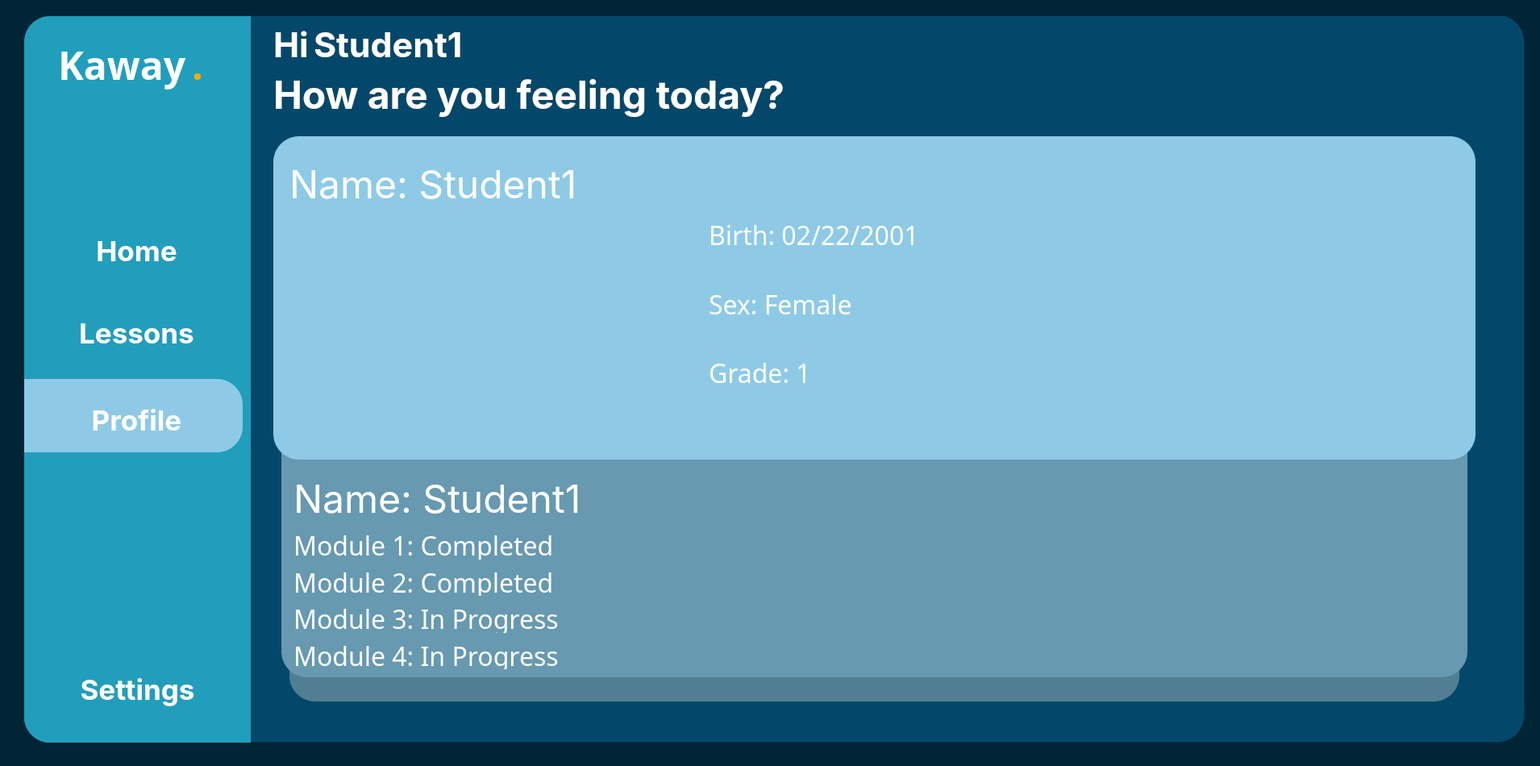
<?xml version="1.0" encoding="UTF-8"?>
<ui version="4.0">
 <class>MainWindow</class>
 <widget class="QMainWindow" name="MainWindow">
  <property name="geometry">
   <rect>
    <x>0</x>
    <y>0</y>
    <width>1910</width>
    <height>950</height>
   </rect>
  </property>
  <property name="windowTitle">
   <string>MainWindow</string>
  </property>
  <property name="styleSheet">
   <string notr="true">
background-color: rgb(1, 37, 55);</string>
  </property>
  <widget class="QWidget" name="centralwidget">
   <widget class="QWidget" name="MainBar" native="true">
    <property name="geometry">
     <rect>
      <x>30</x>
      <y>20</y>
      <width>1861</width>
      <height>901</height>
     </rect>
    </property>
    <property name="styleSheet">
     <string notr="true"/>
    </property>
    <widget class="QWidget" name="SideTab" native="true">
     <property name="geometry">
      <rect>
       <x>0</x>
       <y>0</y>
       <width>281</width>
       <height>961</height>
      </rect>
     </property>
     <widget class="QFrame" name="SideTabFrame">
      <property name="geometry">
       <rect>
        <x>0</x>
        <y>0</y>
        <width>291</width>
        <height>901</height>
       </rect>
      </property>
      <property name="styleSheet">
       <string notr="true">background-color: rgb(33, 158, 188);
border-top-left-radius: 32px;
border-bottom-left-radius: 32px;</string>
      </property>
      <property name="frameShape">
       <enum>QFrame::StyledPanel</enum>
      </property>
      <property name="frameShadow">
       <enum>QFrame::Raised</enum>
      </property>
      <widget class="QPushButton" name="Lessons">
       <property name="geometry">
        <rect>
         <x>0</x>
         <y>372</y>
         <width>279</width>
         <height>42</height>
        </rect>
       </property>
       <property name="font">
        <font>
         <family>Inter</family>
         <pointsize>26</pointsize>
         <bold>true</bold>
        </font>
       </property>
       <property name="styleSheet">
        <string notr="true">color:rgb(255, 255, 255);
background-color: rgba(255, 255, 255, 0);</string>
       </property>
       <property name="text">
        <string>Lessons</string>
       </property>
       <property name="icon">
        <iconset>
         <normaloff>../linear/note-2.svg</normaloff>../linear/note-2.svg</iconset>
       </property>
       <property name="iconSize">
        <size>
         <width>40</width>
         <height>40</height>
        </size>
       </property>
      </widget>
      <widget class="QFrame" name="frame">
       <property name="geometry">
        <rect>
         <x>0</x>
         <y>450</y>
         <width>271</width>
         <height>91</height>
        </rect>
       </property>
       <property name="styleSheet">
        <string notr="true">background-color: rgb(142, 202, 230);
border-top-left-radius: 0px;
border-bottom-left-radius: 0px;
border-top-right-radius: 32px;
border-bottom-right-radius: 32px;</string>
       </property>
       <property name="frameShape">
        <enum>QFrame::StyledPanel</enum>
       </property>
       <property name="frameShadow">
        <enum>QFrame::Raised</enum>
       </property>
      </widget>
      <widget class="QWidget" name="verticalLayoutWidget">
       <property name="geometry">
        <rect>
         <x>0</x>
         <y>770</y>
         <width>281</width>
         <height>131</height>
        </rect>
       </property>
       <layout class="QVBoxLayout" name="verticalLayout">
        <item>
         <widget class="QPushButton" name="Settings">
          <property name="font">
           <font>
            <family>Inter</family>
            <pointsize>26</pointsize>
            <bold>true</bold>
           </font>
          </property>
          <property name="styleSheet">
           <string notr="true">color:rgb(255, 255, 255)</string>
          </property>
          <property name="text">
           <string>Settings</string>
          </property>
          <property name="icon">
           <iconset>
            <normaloff>../linear/setting-3.svg</normaloff>../linear/setting-3.svg</iconset>
          </property>
          <property name="iconSize">
           <size>
            <width>35</width>
            <height>35</height>
           </size>
          </property>
         </widget>
        </item>
       </layout>
      </widget>
      <widget class="QWidget" name="horizontalLayoutWidget">
       <property name="geometry">
        <rect>
         <x>42</x>
         <y>20</y>
         <width>241</width>
         <height>80</height>
        </rect>
       </property>
       <layout class="QHBoxLayout" name="horizontalLayout">
        <item>
         <widget class="QLabel" name="Kaway">
          <property name="font">
           <font>
            <family>Poppins</family>
            <pointsize>36</pointsize>
            <bold>true</bold>
           </font>
          </property>
          <property name="styleSheet">
           <string notr="true">color:rgb(255, 255, 255)</string>
          </property>
          <property name="text">
           <string>Kaway</string>
          </property>
         </widget>
        </item>
        <item>
         <widget class="QLabel" name="Dot">
          <property name="font">
           <font>
            <family>Poppins</family>
            <pointsize>36</pointsize>
            <bold>true</bold>
           </font>
          </property>
          <property name="styleSheet">
           <string notr="true">color: rgb(255, 170, 0);</string>
          </property>
          <property name="text">
           <string>.</string>
          </property>
         </widget>
        </item>
       </layout>
      </widget>
      <widget class="QPushButton" name="Profile">
       <property name="geometry">
        <rect>
         <x>0</x>
         <y>480</y>
         <width>279</width>
         <height>42</height>
        </rect>
       </property>
       <property name="font">
        <font>
         <family>Inter</family>
         <pointsize>26</pointsize>
         <bold>true</bold>
        </font>
       </property>
       <property name="styleSheet">
        <string notr="true">color:rgb(255, 255, 255);
background-color: rgba(255, 255, 255, 0)</string>
       </property>
       <property name="text">
        <string>Profile</string>
       </property>
       <property name="icon">
        <iconset>
         <normaloff>../linear/user-square.svg</normaloff>../linear/user-square.svg</iconset>
       </property>
       <property name="iconSize">
        <size>
         <width>35</width>
         <height>35</height>
        </size>
       </property>
      </widget>
      <widget class="QPushButton" name="Home">
       <property name="geometry">
        <rect>
         <x>0</x>
         <y>270</y>
         <width>279</width>
         <height>42</height>
        </rect>
       </property>
       <property name="font">
        <font>
         <family>Inter</family>
         <pointsize>26</pointsize>
         <bold>true</bold>
        </font>
       </property>
       <property name="layoutDirection">
        <enum>Qt::LeftToRight</enum>
       </property>
       <property name="autoFillBackground">
        <bool>false</bool>
       </property>
       <property name="styleSheet">
        <string notr="true">color:rgb(255, 255, 255);
background-color: rgba(255, 255, 255, 0)</string>
       </property>
       <property name="text">
        <string>Home</string>
       </property>
       <property name="icon">
        <iconset>
         <normaloff>../linear/element-3.png</normaloff>../linear/element-3.png</iconset>
       </property>
       <property name="iconSize">
        <size>
         <width>30</width>
         <height>30</height>
        </size>
       </property>
      </widget>
      <zorder>frame</zorder>
      <zorder>Lessons</zorder>
      <zorder>verticalLayoutWidget</zorder>
      <zorder>horizontalLayoutWidget</zorder>
      <zorder>Profile</zorder>
      <zorder>Home</zorder>
     </widget>
    </widget>
    <widget class="QWidget" name="RightContainer" native="true">
     <property name="geometry">
      <rect>
       <x>279</x>
       <y>-1</y>
       <width>1581</width>
       <height>901</height>
      </rect>
     </property>
     <widget class="QFrame" name="mainframe">
      <property name="geometry">
       <rect>
        <x>0</x>
        <y>0</y>
        <width>1581</width>
        <height>901</height>
       </rect>
      </property>
      <property name="styleSheet">
       <string notr="true">background-color: rgb(3, 72, 106);
border-top-right-radius: 32px;
border-bottom-right-radius: 32px;</string>
      </property>
      <property name="frameShape">
       <enum>QFrame::StyledPanel</enum>
      </property>
      <property name="frameShadow">
       <enum>QFrame::Raised</enum>
      </property>
      <widget class="QFrame" name="MidFrame_3">
       <property name="geometry">
        <rect>
         <x>40</x>
         <y>250</y>
         <width>1471</width>
         <height>571</height>
        </rect>
       </property>
       <property name="styleSheet">
        <string notr="true">background-color: rgb(103, 153, 176);
border-radius: 32px</string>
       </property>
       <property name="frameShape">
        <enum>QFrame::StyledPanel</enum>
       </property>
       <property name="frameShadow">
        <enum>QFrame::Raised</enum>
       </property>
       <widget class="QWidget" name="verticalLayoutWidget_4">
        <property name="geometry">
         <rect>
          <x>15</x>
          <y>320</y>
          <width>1011</width>
          <height>241</height>
         </rect>
        </property>
        <layout class="QVBoxLayout" name="verticalLayout_4">
         <item>
          <widget class="QPushButton" name="pushButton_2">
           <property name="font">
            <font>
             <family>Inter</family>
             <pointsize>36</pointsize>
            </font>
           </property>
           <property name="styleSheet">
            <string notr="true">color: rgb(255, 255, 255);
text-align:left;</string>
           </property>
           <property name="text">
            <string>Name: Student1</string>
           </property>
          </widget>
         </item>
         <item>
          <layout class="QVBoxLayout" name="verticalLayout_5">
           <item>
            <widget class="QLabel" name="AnswerText_8">
             <property name="font">
              <font>
               <family>HoloLens MDL2 Assets</family>
               <pointsize>24</pointsize>
               <bold>false</bold>
              </font>
             </property>
             <property name="styleSheet">
              <string notr="true">color: rgb(255, 255, 255);</string>
             </property>
             <property name="text">
              <string>Module 1: Completed</string>
             </property>
             <property name="alignment">
              <set>Qt::AlignLeading|Qt::AlignLeft|Qt::AlignTop</set>
             </property>
             <property name="wordWrap">
              <bool>true</bool>
             </property>
            </widget>
           </item>
           <item>
            <widget class="QLabel" name="AnswerText_9">
             <property name="font">
              <font>
               <family>HoloLens MDL2 Assets</family>
               <pointsize>24</pointsize>
               <bold>false</bold>
              </font>
             </property>
             <property name="styleSheet">
              <string notr="true">color: rgb(255, 255, 255);</string>
             </property>
             <property name="text">
              <string>Module 2: Completed</string>
             </property>
             <property name="alignment">
              <set>Qt::AlignLeading|Qt::AlignLeft|Qt::AlignTop</set>
             </property>
             <property name="wordWrap">
              <bool>true</bool>
             </property>
            </widget>
           </item>
           <item>
            <widget class="QLabel" name="AnswerText_10">
             <property name="font">
              <font>
               <family>HoloLens MDL2 Assets</family>
               <pointsize>24</pointsize>
               <bold>false</bold>
              </font>
             </property>
             <property name="styleSheet">
              <string notr="true">color: rgb(255, 255, 255);</string>
             </property>
             <property name="text">
              <string>Module 3: In Progress</string>
             </property>
             <property name="alignment">
              <set>Qt::AlignLeading|Qt::AlignLeft|Qt::AlignTop</set>
             </property>
             <property name="wordWrap">
              <bool>true</bool>
             </property>
            </widget>
           </item>
           <item>
            <widget class="QLabel" name="AnswerText_11">
             <property name="font">
              <font>
               <family>HoloLens MDL2 Assets</family>
               <pointsize>24</pointsize>
               <bold>false</bold>
              </font>
             </property>
             <property name="styleSheet">
              <string notr="true">color: rgb(255, 255, 255);</string>
             </property>
             <property name="text">
              <string>Module 4: In Progress</string>
             </property>
             <property name="alignment">
              <set>Qt::AlignLeading|Qt::AlignLeft|Qt::AlignTop</set>
             </property>
             <property name="wordWrap">
              <bool>true</bool>
             </property>
            </widget>
           </item>
          </layout>
         </item>
        </layout>
       </widget>
      </widget>
      <widget class="QFrame" name="UpperFrame_3">
       <property name="geometry">
        <rect>
         <x>30</x>
         <y>150</y>
         <width>1491</width>
         <height>401</height>
        </rect>
       </property>
       <property name="styleSheet">
        <string notr="true">background-color: rgb(142, 202, 230);
border-radius: 32px
</string>
       </property>
       <property name="frameShape">
        <enum>QFrame::StyledPanel</enum>
       </property>
       <property name="frameShadow">
        <enum>QFrame::Raised</enum>
       </property>
       <widget class="QWidget" name="verticalLayoutWidget_2">
        <property name="geometry">
         <rect>
          <x>20</x>
          <y>30</y>
          <width>471</width>
          <height>361</height>
         </rect>
        </property>
        <layout class="QVBoxLayout" name="verticalLayout_2">
         <item>
          <widget class="QPushButton" name="pushButton">
           <property name="font">
            <font>
             <family>Inter</family>
             <pointsize>36</pointsize>
            </font>
           </property>
           <property name="styleSheet">
            <string notr="true">color: rgb(255, 255, 255);
text-align:left;</string>
           </property>
           <property name="text">
            <string>Name: Student1</string>
           </property>
          </widget>
         </item>
         <item>
          <widget class="QLabel" name="GIF">
           <property name="styleSheet">
            <string notr="true"/>
           </property>
           <property name="text">
            <string/>
           </property>
           <property name="pixmap">
            <pixmap>../linear/check.png</pixmap>
           </property>
           <property name="scaledContents">
            <bool>true</bool>
           </property>
          </widget>
         </item>
        </layout>
       </widget>
       <widget class="QWidget" name="verticalLayoutWidget_3">
        <property name="geometry">
         <rect>
          <x>540</x>
          <y>100</y>
          <width>531</width>
          <height>251</height>
         </rect>
        </property>
        <layout class="QVBoxLayout" name="verticalLayout_3">
         <item>
          <widget class="QLabel" name="AnswerText_5">
           <property name="font">
            <font>
             <family>HoloLens MDL2 Assets</family>
             <pointsize>24</pointsize>
             <bold>false</bold>
            </font>
           </property>
           <property name="styleSheet">
            <string notr="true">color: rgb(255, 255, 255);</string>
           </property>
           <property name="text">
            <string>Birth: 02/22/2001</string>
           </property>
           <property name="alignment">
            <set>Qt::AlignLeading|Qt::AlignLeft|Qt::AlignTop</set>
           </property>
           <property name="wordWrap">
            <bool>true</bool>
           </property>
          </widget>
         </item>
         <item>
          <widget class="QLabel" name="AnswerText_6">
           <property name="font">
            <font>
             <family>HoloLens MDL2 Assets</family>
             <pointsize>24</pointsize>
             <bold>false</bold>
            </font>
           </property>
           <property name="styleSheet">
            <string notr="true">color: rgb(255, 255, 255);</string>
           </property>
           <property name="text">
            <string>Sex: Female</string>
           </property>
           <property name="alignment">
            <set>Qt::AlignLeading|Qt::AlignLeft|Qt::AlignTop</set>
           </property>
           <property name="wordWrap">
            <bool>true</bool>
           </property>
          </widget>
         </item>
         <item>
          <widget class="QLabel" name="AnswerText_7">
           <property name="font">
            <font>
             <family>HoloLens MDL2 Assets</family>
             <pointsize>24</pointsize>
             <bold>false</bold>
            </font>
           </property>
           <property name="styleSheet">
            <string notr="true">color: rgb(255, 255, 255);</string>
           </property>
           <property name="text">
            <string>Grade: 1</string>
           </property>
           <property name="alignment">
            <set>Qt::AlignLeading|Qt::AlignLeft|Qt::AlignTop</set>
           </property>
           <property name="wordWrap">
            <bool>true</bool>
           </property>
          </widget>
         </item>
        </layout>
       </widget>
      </widget>
      <widget class="QFrame" name="LowerFrame_3">
       <property name="geometry">
        <rect>
         <x>50</x>
         <y>360</y>
         <width>1451</width>
         <height>491</height>
        </rect>
       </property>
       <property name="styleSheet">
        <string notr="true">background-color: rgb(82, 126, 147);
border-radius: 32px</string>
       </property>
       <property name="frameShape">
        <enum>QFrame::StyledPanel</enum>
       </property>
       <property name="frameShadow">
        <enum>QFrame::Raised</enum>
       </property>
      </widget>
      <widget class="QWidget" name="gridLayoutWidget">
       <property name="geometry">
        <rect>
         <x>30</x>
         <y>10</y>
         <width>675</width>
         <height>118</height>
        </rect>
       </property>
       <layout class="QGridLayout" name="gridLayout">
        <item row="1" column="0">
         <widget class="QLabel" name="subtopic">
          <property name="font">
           <font>
            <family>Inter</family>
            <pointsize>36</pointsize>
            <bold>true</bold>
           </font>
          </property>
          <property name="styleSheet">
           <string notr="true">color: rgb(255, 255, 255);</string>
          </property>
          <property name="text">
           <string>How are you feeling today?</string>
          </property>
         </widget>
        </item>
        <item row="0" column="0">
         <layout class="QHBoxLayout" name="horizontalLayout_2">
          <item>
           <widget class="QLabel" name="Hi">
            <property name="font">
             <font>
              <family>Inter</family>
              <pointsize>32</pointsize>
              <bold>true</bold>
             </font>
            </property>
            <property name="styleSheet">
             <string notr="true">color: rgb(255, 255, 255);</string>
            </property>
            <property name="text">
             <string>Hi</string>
            </property>
           </widget>
          </item>
          <item>
           <widget class="QLabel" name="User">
            <property name="font">
             <font>
              <family>Inter</family>
              <pointsize>32</pointsize>
              <bold>true</bold>
             </font>
            </property>
            <property name="styleSheet">
             <string notr="true">color: rgb(255, 255, 255);</string>
            </property>
            <property name="text">
             <string>Student1</string>
            </property>
           </widget>
          </item>
          <item>
           <spacer name="horizontalSpacer">
            <property name="orientation">
             <enum>Qt::Horizontal</enum>
            </property>
            <property name="sizeHint" stdset="0">
             <size>
              <width>40</width>
              <height>20</height>
             </size>
            </property>
           </spacer>
          </item>
         </layout>
        </item>
       </layout>
      </widget>
      <zorder>LowerFrame_3</zorder>
      <zorder>MidFrame_3</zorder>
      <zorder>UpperFrame_3</zorder>
      <zorder>gridLayoutWidget</zorder>
     </widget>
    </widget>
    <widget class="QFrame" name="MainFrame">
     <property name="geometry">
      <rect>
       <x>0</x>
       <y>0</y>
       <width>1861</width>
       <height>901</height>
      </rect>
     </property>
     <property name="styleSheet">
      <string notr="true">background-color: rgb(2, 48, 71);
border-radius: 32px
</string>
     </property>
     <property name="frameShape">
      <enum>QFrame::StyledPanel</enum>
     </property>
     <property name="frameShadow">
      <enum>QFrame::Raised</enum>
     </property>
    </widget>
    <zorder>MainFrame</zorder>
    <zorder>RightContainer</zorder>
    <zorder>SideTab</zorder>
   </widget>
  </widget>
  <widget class="QStatusBar" name="statusbar"/>
 </widget>
 <resources/>
 <connections/>
</ui>
